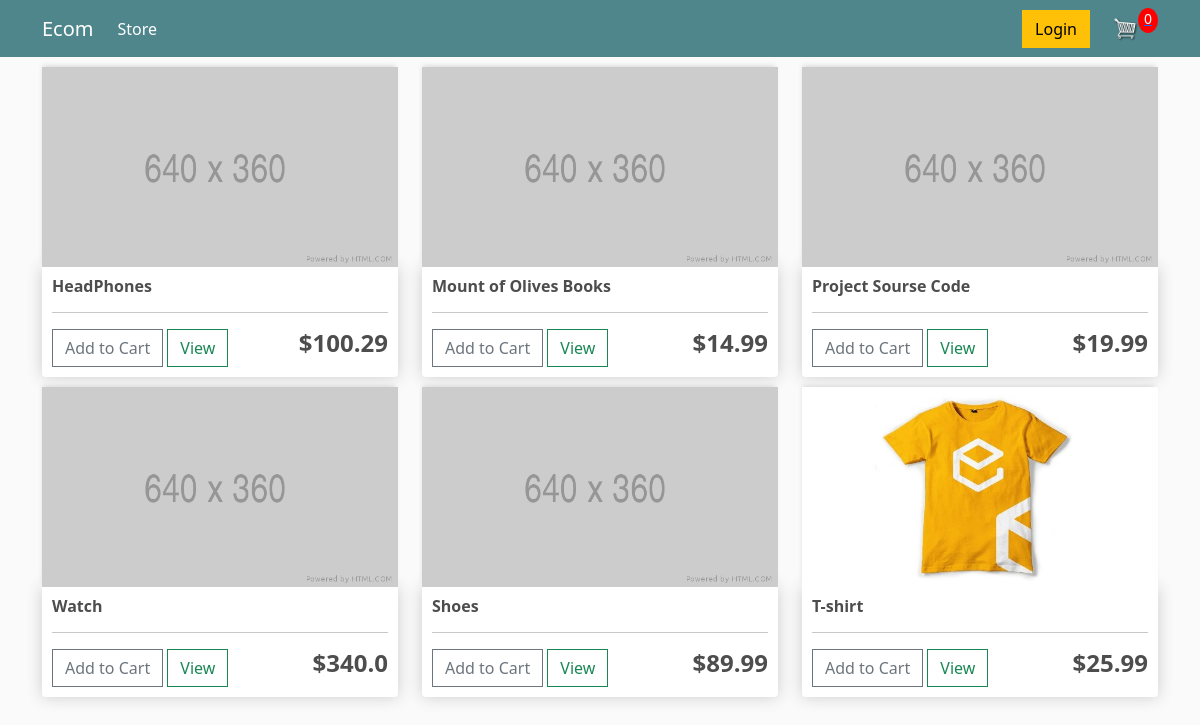
The app's page /, older data.
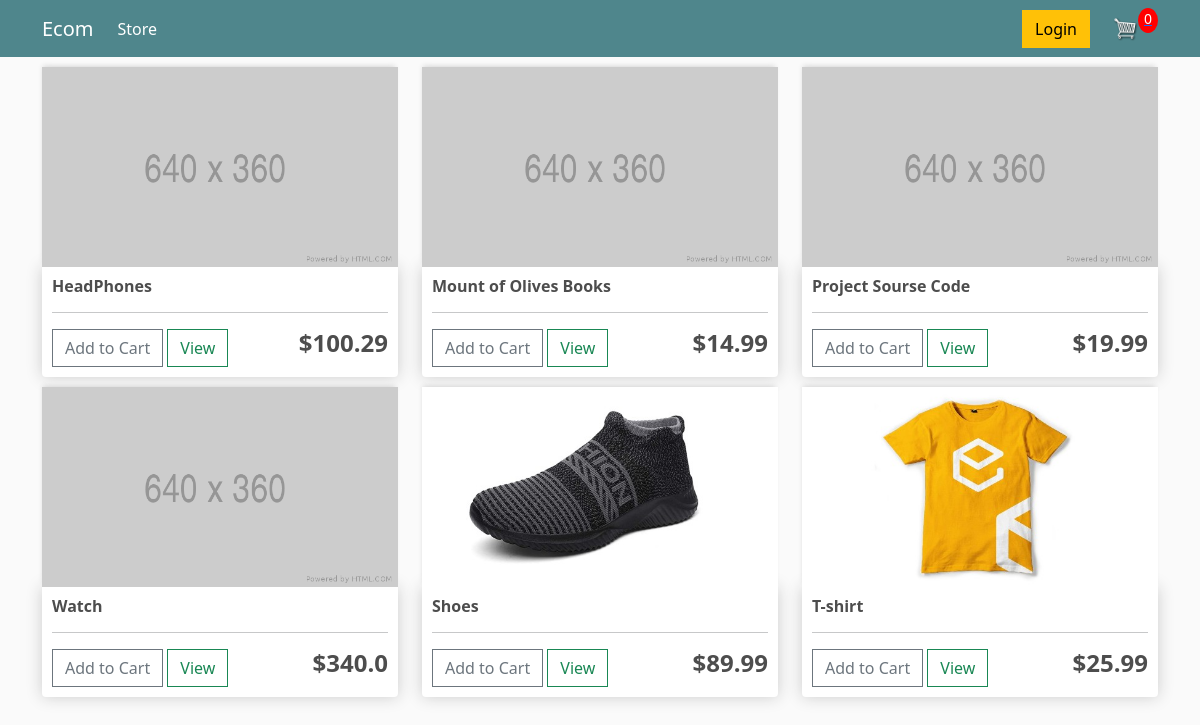
The same page, newer data.
### store/models.py (models this page shows, shortened)
class Product(models.Model):
	name = models.CharField(max_length=200)
	price = models.FloatField()
	digital = models.BooleanField(default=False,null=True, blank=True)
	image = models.ImageField(null=True, blank=True)

### store/views.py (the view)
# urls.py: path('',include('store.urls'))
def store(request):
	data = cartData(request)
	cartItems = data['cartItems']
	order = data['order']
	items = data['items']
	products = Product.objects.all()
	context = {'products':products, 'cartItems':cartItems}
	return render(request, 'store/store.html', context)

### store/utils.py (called while the page is built, shortened)
def cookieCart(request):
	try:
		cart = json.loads(request.COOKIES['cart'])
	except:
		cart = {}
		print('CART:', cart)
	items = []
	order = {'get_cart_total':0, 'get_cart_items':0, 'shipping':False}
	cartItems = order['get_cart_items']
	return {'cartItems':cartItems ,'order':order, 'items':items}

def cartData(request):
	if request.user.is_authenticated:
		customer = request.user.customer
		order, created = Order.objects.get_or_create(customer=customer, complete=False)
		items = order.orderitem_set.all()
		cartItems = order.get_cart_items
	else:
		cookieData = cookieCart(request)
		cartItems = cookieData['cartItems']
		order = cookieData['order']
		items = cookieData['items']
	return {'cartItems':cartItems ,'order':order, 'items':items}

### store/templates/store/store.html
{% extends 'store/main.html' %}
{% load static %}
{% block content %}
	<div class="row">
		{% for product in products %}
		<div class="col-lg-4">
			{% if product.image %}
				<img class="thumbnail" src="{{ product.image.url }}" alt="{{ product.name }}">
			{% else %}
				<img class="thumbnail" src="{% static 'images/placeholder.jpeg' %}" alt="No Image">
			{% endif %}
			<div class="box-element product">
				<h6><strong>{{ product.name }}</strong></h6>
				<hr>
				<button data-product="{{product.id}}" data-action="add" class="btn btn-outline-secondary add-btn update-cart">Add to Cart</button>
				<a class="btn btn-outline-success" href="#">View</a>
				<h4 style="display: inline-block; float: right"><strong>${{ product.price }}</strong></h4>
			</div>
		</div>
		{% endfor %}
	</div>
{% endblock content %}

Row changes from the older to the newer data that the page shows:
changed Product "Shoes": image: picture added
